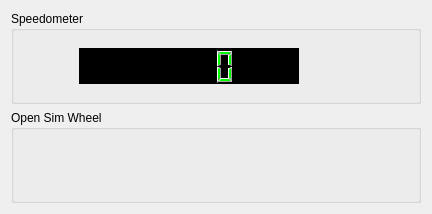
<?xml version="1.0" encoding="UTF-8"?>
<ui version="4.0">
 <class>Widget</class>
 <widget class="QWidget" name="Widget">
  <property name="geometry">
   <rect>
    <x>0</x>
    <y>0</y>
    <width>432</width>
    <height>202</height>
   </rect>
  </property>
  <property name="windowTitle">
   <string>Widget</string>
  </property>
  <property name="windowIcon">
   <iconset resource="resource.qrc">
    <normaloff>:/Controller.ico</normaloff>:/Controller.ico</iconset>
  </property>
  <layout class="QVBoxLayout" name="verticalLayout">
   <item>
    <widget class="QGroupBox" name="groupBox">
     <property name="styleSheet">
      <string notr="true">font: 12pt &quot;微软雅黑&quot;;</string>
     </property>
     <property name="title">
      <string>Speedometer</string>
     </property>
     <layout class="QHBoxLayout" name="horizontalLayout">
      <item>
       <widget class="QPushButton" name="stateLed">
        <property name="minimumSize">
         <size>
          <width>48</width>
          <height>48</height>
         </size>
        </property>
        <property name="maximumSize">
         <size>
          <width>48</width>
          <height>48</height>
         </size>
        </property>
        <property name="text">
         <string/>
        </property>
        <property name="icon">
         <iconset resource="resource.qrc">
          <normaloff>:/ledred.ico</normaloff>:/ledred.ico</iconset>
        </property>
        <property name="iconSize">
         <size>
          <width>36</width>
          <height>36</height>
         </size>
        </property>
        <property name="flat">
         <bool>true</bool>
        </property>
       </widget>
      </item>
      <item>
       <widget class="QLCDNumber" name="smLcdNumber">
        <property name="maximumSize">
         <size>
          <width>16777215</width>
          <height>36</height>
         </size>
        </property>
        <property name="styleSheet">
         <string notr="true">color: rgb(0, 255, 0);
background-color: rgb(0, 0, 0);</string>
        </property>
       </widget>
      </item>
      <item>
       <widget class="QPushButton" name="smSwitchBtn">
        <property name="minimumSize">
         <size>
          <width>48</width>
          <height>48</height>
         </size>
        </property>
        <property name="maximumSize">
         <size>
          <width>48</width>
          <height>48</height>
         </size>
        </property>
        <property name="text">
         <string/>
        </property>
        <property name="icon">
         <iconset resource="resource.qrc">
          <normaloff>:/Off.ico</normaloff>:/Off.ico</iconset>
        </property>
        <property name="iconSize">
         <size>
          <width>36</width>
          <height>36</height>
         </size>
        </property>
        <property name="flat">
         <bool>true</bool>
        </property>
       </widget>
      </item>
      <item>
       <widget class="QPushButton" name="smSettingBtn">
        <property name="minimumSize">
         <size>
          <width>48</width>
          <height>48</height>
         </size>
        </property>
        <property name="maximumSize">
         <size>
          <width>48</width>
          <height>48</height>
         </size>
        </property>
        <property name="text">
         <string/>
        </property>
        <property name="icon">
         <iconset resource="resource.qrc">
          <normaloff>:/settings.ico</normaloff>:/settings.ico</iconset>
        </property>
        <property name="iconSize">
         <size>
          <width>36</width>
          <height>36</height>
         </size>
        </property>
        <property name="flat">
         <bool>true</bool>
        </property>
       </widget>
      </item>
     </layout>
    </widget>
   </item>
   <item>
    <widget class="QGroupBox" name="groupBox_2">
     <property name="styleSheet">
      <string notr="true">font: 12pt &quot;微软雅黑&quot;;</string>
     </property>
     <property name="title">
      <string>Open Sim Wheel</string>
     </property>
     <layout class="QHBoxLayout" name="horizontalLayout_2">
      <item>
       <spacer name="horizontalSpacer_2">
        <property name="orientation">
         <enum>Qt::Horizontal</enum>
        </property>
        <property name="sizeHint" stdset="0">
         <size>
          <width>337</width>
          <height>20</height>
         </size>
        </property>
       </spacer>
      </item>
      <item>
       <widget class="QPushButton" name="oswBtn">
        <property name="minimumSize">
         <size>
          <width>48</width>
          <height>48</height>
         </size>
        </property>
        <property name="maximumSize">
         <size>
          <width>48</width>
          <height>48</height>
         </size>
        </property>
        <property name="text">
         <string/>
        </property>
        <property name="icon">
         <iconset resource="resource.qrc">
          <normaloff>:/settings.ico</normaloff>:/settings.ico</iconset>
        </property>
        <property name="iconSize">
         <size>
          <width>36</width>
          <height>36</height>
         </size>
        </property>
        <property name="flat">
         <bool>true</bool>
        </property>
       </widget>
      </item>
     </layout>
    </widget>
   </item>
  </layout>
 </widget>
 <layoutdefault spacing="6" margin="11"/>
 <resources>
  <include location="resource.qrc"/>
 </resources>
 <connections/>
</ui>
